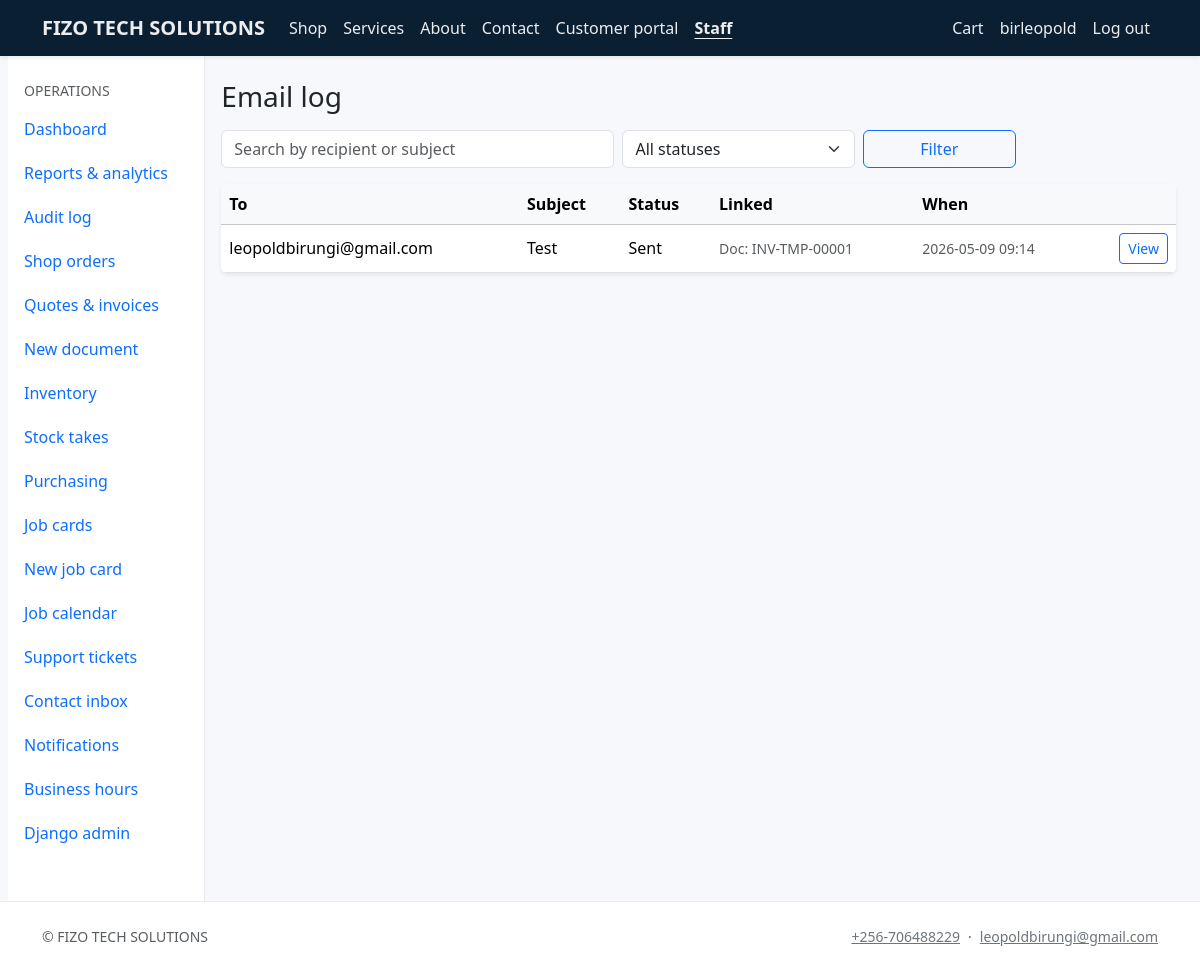
/staff/email/log/ (signed in), run on the app's committed database.
### core/models.py (models this page shows, shortened)
class CompanySettings(models.Model):
    company_name = models.CharField(max_length=200, default="ALLTECH")
    legal_name = models.CharField(max_length=200, blank=True)
    tagline = models.CharField(max_length=300, blank=True)
    email = models.EmailField(blank=True)
    phone = models.CharField(max_length=64, blank=True)
    website = models.URLField(blank=True)
    address_line = models.CharField(max_length=255, blank=True)
    city = models.CharField(max_length=120, blank=True)
    region = models.CharField(max_length=120, blank=True)
    postal_code = models.CharField(max_length=32, blank=True)
    country = models.CharField(max_length=120, blank=True)
    tax_id = models.CharField(max_length=64, blank=True, verbose_name="Tax / VAT ID")
    bank_details = models.TextField(blank=True, help_text="Shown on invoices / proformas.")
    default_tax_rate = models.DecimalField(
        max_digits=5, decimal_places=2, default=0, help_text="Percentage, e.g. 15.00"
    )
    currency_code = models.CharField(max_length=8, default="UGX")
    logo = models.ImageField(upload_to="company/", blank=True, null=True)
    sla_low_hours = models.PositiveIntegerField(
        default=168, help_text="SLA target (hours) for Low priority work — default 1 week."
    )
    sla_normal_hours = models.PositiveIntegerField(
        default=72, help_text="SLA target (hours) for Normal priority — default 3 days."
    )
    sla_high_hours = models.PositiveIntegerField(
        default=24, help_text="SLA target (hours) for High priority — default 24h."
    )
    sla_urgent_hours = models.PositiveIntegerField(
        default=8, help_text="SLA target (hours) for Urgent priority — default 8h."
    )
    class Meta:
        verbose_name = "Company settings"
        verbose_name_plural = "Company settings"
    @classmethod
    def load(cls) -> "CompanySettings":
        obj, _ = cls.objects.get_or_create(pk=1)
        return obj

### messaging/models.py (models this page shows, shortened)
class OutboundEmail(models.Model):
    STATUS_QUEUED = "queued"
    STATUS_SENT = "sent"
    STATUS_FAILED = "failed"
    STATUS_CHOICES = [
        (STATUS_QUEUED, "Queued"),
        (STATUS_SENT, "Sent"),
        (STATUS_FAILED, "Failed"),
    ]
    to_email = models.EmailField()
    subject = models.CharField(max_length=200)
    body = models.TextField(blank=True)
    status = models.CharField(max_length=16, choices=STATUS_CHOICES, default=STATUS_QUEUED)
    error = models.TextField(blank=True)
    created_by = models.ForeignKey(
        settings.AUTH_USER_MODEL,
        on_delete=models.SET_NULL,
        null=True,
        related_name="outbound_emails_created",
    )
    created_at = models.DateTimeField(auto_now_add=True)
    sent_at = models.DateTimeField(null=True, blank=True)
    commercial_document = models.ForeignKey(
        "billing.CommercialDocument",
        on_delete=models.SET_NULL,
        null=True,
        blank=True,
        related_name="outbound_emails",
    )
    job_card = models.ForeignKey(
        "operations.JobCard",
        on_delete=models.SET_NULL,
        null=True,
        blank=True,
        related_name="outbound_emails",
    )
    class Meta:
        ordering = ["-created_at", "-id"]

### billing/models.py (models this page shows, shortened)
class CommercialDocument(models.Model):
    TYPE_QUOTE = "quote"
    TYPE_PROFORMA = "proforma"
    TYPE_INVOICE = "invoice"
    TYPE_RECEIPT = "receipt"
    TYPE_DELIVERY_NOTE = "delivery_note"
    TYPE_DEMAND_NOTE = "demand_note"
    TYPE_CHOICES = [
        (TYPE_QUOTE, "Quotation"),
        (TYPE_PROFORMA, "Proforma invoice"),
        (TYPE_INVOICE, "Tax invoice"),
        (TYPE_RECEIPT, "Receipt"),
        (TYPE_DELIVERY_NOTE, "Delivery note"),
        (TYPE_DEMAND_NOTE, "Demand note"),
    ]
    STATUS_DRAFT = "draft"
    STATUS_ISSUED = "issued"
    STATUS_PARTIALLY_PAID = "partial"
    STATUS_PAID = "paid"
    STATUS_CANCELLED = "cancelled"
    STATUS_CHOICES = [
        (STATUS_DRAFT, "Draft"),
        (STATUS_ISSUED, "Issued"),
        (STATUS_PARTIALLY_PAID, "Partially paid"),
        (STATUS_PAID, "Paid"),
        (STATUS_CANCELLED, "Cancelled"),
    ]
    PREFIX = {
        TYPE_QUOTE: "QUO",
        TYPE_PROFORMA: "PRO",
        TYPE_INVOICE: "INV",
        TYPE_RECEIPT: "REC",
        TYPE_DELIVERY_NOTE: "DN",
        TYPE_DEMAND_NOTE: "DEM",
    }
    doc_type = models.CharField(max_length=16, choices=TYPE_CHOICES)
    number = models.CharField(max_length=32, unique=True, db_index=True)
    customer = models.ForeignKey(
        Customer, on_delete=models.PROTECT, related_name="documents"
    )
    status = models.CharField(
        max_length=16, choices=STATUS_CHOICES, default=STATUS_DRAFT
    )
    title = models.CharField(max_length=200, blank=True)
    issue_date = models.DateField(default=timezone.localdate)
    due_date = models.DateField(null=True, blank=True)
    notes = models.TextField(blank=True)
    terms = models.TextField(blank=True)
    subtotal = models.DecimalField(max_digits=14, decimal_places=2, default=Decimal("0"))
    tax_rate = models.DecimalField(max_digits=5, decimal_places=2, default=Decimal("0"))
    tax_amount = models.DecimalField(max_digits=14, decimal_places=2, default=Decimal("0"))
    total = models.DecimalField(max_digits=14, decimal_places=2, default=Decimal("0"))
    amount_paid = models.DecimalField(max_digits=14, decimal_places=2, default=Decimal("0"))
    order = models.ForeignKey(
        Order,
        on_delete=models.SET_NULL,
        null=True,
        blank=True,
        related_name="documents",
    )
    source_document = models.ForeignKey(
        "self",
        on_delete=models.SET_NULL,
        null=True,
        blank=True,
        related_name="derived_documents",
    )
    created_by = models.ForeignKey(
        settings.AUTH_USER_MODEL,
        on_delete=models.SET_NULL,
        null=True,
        blank=True,
        related_name="documents_authored",
    )
    created_at = models.DateTimeField(auto_now_add=True)
    updated_at = models.DateTimeField(auto_now=True)
    quote_requires_internal_approval = models.BooleanField(
        default=False,
        help_text="If set, staff must approve this quotation before converting to proforma or invoice.",
    )
    quote_internally_approved = models.BooleanField(default=False)
    quote_approved_by = models.ForeignKey(
        settings.AUTH_USER_MODEL,
        on_delete=models.SET_NULL,
        null=True,
        blank=True,
        related_name="quotes_internally_approved",
    )
    quote_approved_at = models.DateTimeField(null=True, blank=True)
    quote_requires_customer_acceptance = models.BooleanField(
        default=False,
        help_text="Customer must accept via the secure link before converting this quote.",
    )
    quote_customer_token = models.UUIDField(
        null=True,
        blank=True,
        unique=True,
        editable=False,
        db_index=True,
    )
    quote_customer_accepted = models.BooleanField(
        null=True,
        blank=True,
        help_text="Null = awaiting response, True = accepted, False = declined.",
    )
    quote_customer_responded_at = models.DateTimeField(null=True, blank=True)
    quote_customer_signature_name = models.CharField(max_length=200, blank=True)
    quote_customer_decline_reason = models.CharField(max_length=500, blank=True)
    last_payment_reminder_sent = models.DateTimeField(
        null=True,
        blank=True,
        help_text="Last time an automated due-date reminder email was sent for this document.",
    )
    class Meta:
        ordering = ["-issue_date", "-id"]

### messaging/views.py (the view)
# urls.py: path("email/log/", views.EmailLogListView.as_view(), name="staff_email_log"),
class EmailLogListView(StaffRequiredMixin, ListView):
    template_name = "messaging/email_log_list.html"
    context_object_name = "emails"
    paginate_by = 30
    def get_queryset(self):
        qs = OutboundEmail.objects.select_related(
            "created_by", "commercial_document", "job_card"
        ).order_by("-created_at", "-id")
        st = self.request.GET.get("status")
        if st in dict(OutboundEmail.STATUS_CHOICES):
            qs = qs.filter(status=st)
        q = self.request.GET.get("q")
        if q:
            from django.db.models import Q
            qs = qs.filter(Q(to_email__icontains=q) | Q(subject__icontains=q))
        return qs
    def get_context_data(self, **kwargs):
        ctx = super().get_context_data(**kwargs)
        ctx["status_choices"] = OutboundEmail.STATUS_CHOICES
        ctx["status"] = self.request.GET.get("status") or ""
        ctx["q"] = self.request.GET.get("q") or ""
        return ctx

### commerce/cart.py (called while the page is built, shortened)
def _cart_dict(session: dict[str, Any]) -> dict[str, int]:
    raw = session.get(CART_SESSION_KEY)
    if not isinstance(raw, dict):
        return {}

def cart_item_count(session) -> int:
    return sum(_cart_dict(session).values())

### commerce/context_processors.py (called while the page is built)
def cart_summary(request):
    return {"cart_item_count": cart_mod.cart_item_count(request.session)}

### core/context_processors.py (called while the page is built)
def company(request):
    m = getattr(request, "resolver_match", None)
    url_name = getattr(m, "url_name", "") or ""
    ctx = {
        "company": CompanySettings.load(),
        "resolve_url_name": url_name,
    }
    user = getattr(request, "user", None)
    if user is not None and user.is_authenticated and user.is_staff:
        ctx["staff_unread_notifications"] = StaffNotification.objects.filter(
            recipient=user, is_read=False
        ).count()
    else:
        ctx["staff_unread_notifications"] = 0
    return ctx

### core/mixins.py (called while the page is built)
    def test_func(self) -> bool:
        return self.request.user.is_authenticated and self.request.user.is_staff

### templates/messaging/email_log_list.html (shortened to what this page needs)
{% extends "staff_base.html" %}
{% block staff_content %}
<div class="d-flex justify-content-between align-items-center flex-wrap gap-2 mb-3">
  <h1 class="h3 mb-0">Email log</h1>
</div>
<form method="get" class="row g-2 mb-3">
  <div class="col-md-5">
    <input class="form-control" name="q" value="{{ q }}" placeholder="Search by recipient or subject">
  </div>
  <div class="col-md-3">
    <select class="form-select" name="status">
      <option value="">All statuses</option>
    </select>
  </div>
  <div class="col-md-2">
    <button class="btn btn-outline-primary w-100" type="submit">Filter</button>
  </div>
</form>
<div class="table-responsive card border-0 shadow-sm">
  <table class="table table-hover mb-0 align-middle">
    <thead class="table-light"><tr><th>To</th><th>Subject</th><th>Status</th><th>Linked</th><th>When</th><th></th></tr></thead>
    <tbody>
      {% for e in emails %}
      <tr>
        <td>{{ e.to_email }}</td>
        <td class="text-truncate" style="max-width: 360px">{{ e.subject }}</td>
        <td>{{ e.get_status_display }}</td>
        <td class="small text-muted">
          {% if e.commercial_document_id %}Doc: {{ e.commercial_document.number }}{% elif e.job_card_id %}Job: {{ e.job_card.number }}{% else %}—{% endif %}
        </td>
        <td class="small text-muted">{{ e.created_at|date:"Y-m-d H:i" }}</td>
        <td class="text-end"><a class="btn btn-sm btn-outline-primary" href="{% url 'staff_email_log_detail' e.pk %}">View</a></td>
      </tr>
      {% empty %}
      <tr><td colspan="6" class="text-muted">No emails yet.</td></tr>
      {% endfor %}
    </tbody>
  </table>
</div>
{% endblock %}

### templates/base.html (shortened to what this page needs)
{% load static %}
<!DOCTYPE html>
<html lang="en">
<head>
  <link href="https://cdn.jsdelivr.net/npm/bootstrap@5.3.3/dist/css/bootstrap.min.css" rel="stylesheet">
  <link href="https://cdn.jsdelivr.net/npm/bootstrap-icons@1.11.3/font/bootstrap-icons.min.css" rel="stylesheet">
  <link href="{% static 'css/site.css' %}" rel="stylesheet">
</head>
<body class="d-flex flex-column min-vh-100 site-body">
  <header>
  {% with u=resolve_url_name %}
  <nav class="navbar navbar-expand-lg navbar-dark site-navbar shadow-sm sticky-top" aria-label="Main navigation">
    <div class="container">
      <a class="navbar-brand fw-semibold" href="{% url 'home' %}">{{ company.company_name }}</a>
      <div class="collapse navbar-collapse" id="navMain">
        <ul class="navbar-nav me-auto mb-2 mb-lg-0">
          <li class="nav-item"><a class="nav-link" href="{% url 'product_list' %}" >Shop</a></li>
          <li class="nav-item"><a class="nav-link" href="{% url 'product_list' %}?kind=service" >Services</a></li>
          <li class="nav-item"><a class="nav-link" href="{% url 'about' %}" {% if u == 'about' %}aria-current="page"{% endif %}>About</a></li>
          <li class="nav-item"><a class="nav-link" href="{% url 'contact' %}" {% if u == 'contact' %}aria-current="page"{% endif %}>Contact</a></li>
          <li class="nav-item"><a class="nav-link" href="{% if user.is_authenticated %}{% url 'portal_home' %}{% else %}{% url 'portal_login' %}{% endif %}" {% if 'portal_' in u %}aria-current="page"{% endif %}>Customer portal</a></li>
          {% if user.is_staff %}
          <li class="nav-item"><a class="nav-link" href="{% url 'staff_dashboard' %}" {% if 'staff_' in u %}aria-current="page"{% endif %}>Staff</a></li>
          {% endif %}
        </ul>
        <ul class="navbar-nav ms-auto">
          <li class="nav-item">
            <a class="nav-link" href="{% url 'cart' %}" {% if u == 'cart' or u == 'checkout' %}aria-current="page"{% endif %} {% if cart_item_count %}aria-label="Shopping cart, {{ cart_item_count }} items"{% else %}aria-label="Shopping cart"{% endif %}>Cart
            </a>
          </li>
          {% if user.is_authenticated %}
          <li class="nav-item"><span class="nav-link disabled small" aria-hidden="true">{{ user.get_username }}</span><span class="visually-hidden">Signed in as {{ user.get_username }}</span></li>
          <li class="nav-item">
            <form method="post" action="{% url 'logout' %}" class="d-inline">
              <button type="submit" class="nav-link bg-transparent border-0 text-start w-100 py-2" aria-label="Log out {{ user.get_username }}">Log out</button>
            </form>
          </li>
          {% else %}
          <li class="nav-item"><a class="nav-link" href="{% url 'login' %}" {% if u == 'login' %}aria-current="page"{% endif %}>Staff login</a></li>
          {% endif %}
        </ul>
      </div>
    </div>
  </nav>
  {% endwith %}
  </header>
  <main id="main-content" class="flex-grow-1 site-main">
    {% block content %}{% endblock %}
  </main>
  <footer class="footer-site py-4 mt-auto d-none d-lg-block">
    <div class="container small text-muted d-flex flex-wrap justify-content-between gap-2 align-items-center">
      <span>&copy; {{ company.company_name }}</span>
      <span class="d-flex flex-wrap gap-2 align-items-center">
        {% if company.phone %}<a class="link-secondary text-decoration-underline" href="tel:{{ company.phone|cut:' ' }}">{{ company.phone }}</a>{% endif %}
        {% if company.phone and company.email %}<span aria-hidden="true">·</span>{% endif %}
        {% if company.email %}<a class="link-secondary text-decoration-underline" href="mailto:{{ company.email }}">{{ company.email }}</a>{% endif %}
      </span>
    </div>
  </footer>
</body>
</html>

### static/css/site.css (style rules this page uses)
:root { --at-navy: #0b1f33; --at-accent: #0d6efd; --at-muted: #6c757d; --at-tabbar-h: 3.5rem; --at-tabbar-more: 5.5rem; }
body { font-family: "Segoe UI", system-ui, -apple-system, sans-serif; color: #212529; background: #f6f8fb; }
.site-navbar { background: var(--at-navy) !important; }
.site-navbar .nav-link, .site-navbar .navbar-brand { color: rgba(255, 255, 255, 0.92) !important; }
.site-navbar .nav-link[aria-current="page"] { font-weight: 600; text-decoration: underline; text-underline-offset: 0.25rem; }
.site-navbar button.nav-link, .site-navbar button.nav-link:hover, .site-navbar button.nav-link:focus { color: rgba(255, 255, 255, 0.92) !important; }
.footer-site { background: #fff; border-top: 1px solid #e9ecef; margin-top: 3rem; }
@media (min-width: 992px) { .site-main { padding-bottom: 0 !important; } }

### data on the page
CompanySettings: company_name "FIZO TECH SOLUTIONS", phone "+256-706488229", email "leopoldbirungi@gmail.com"
OutboundEmail: to_email "leopoldbirungi@gmail.com", subject "Test", status "Sent", commercial_document.number "INV-TMP-00001", created_at "2026-05-09 09:14"

### other printed values
{{ user.get_username }} "birleopold"
